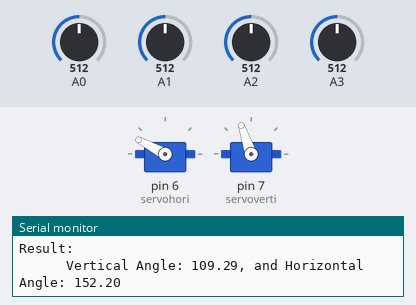
Simulated run of this sketch. Board: Arduino Uno, built with avr-gcc and run on an emulated ATmega328P. Parts: 2 × servo, the last lines printed to the serial monitor. Inputs (shaded band) come from the test bench; at power-on: A1 = 512, A2 = 512, A3 = 512, A0 = 512.

Above: at 3.6 s.
3.7 s: A1 set to 306
At 6.1 s:
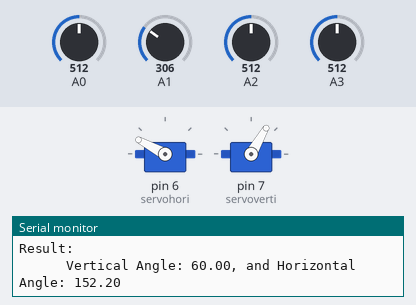
7.3 s: A2 set to 306
At 11.4 s:
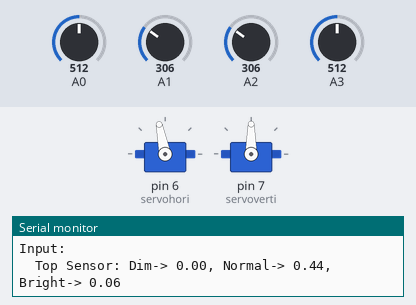
11.7 s: A1 set to 110
At 13.95 s:
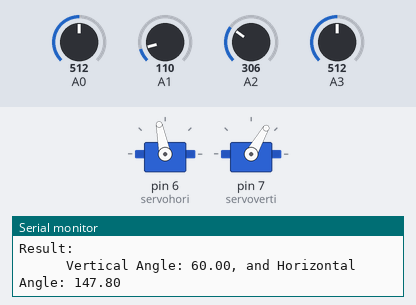
16.1 s: A3 set to 308
19.0 s: A3 set to 294
At 23.6 s:
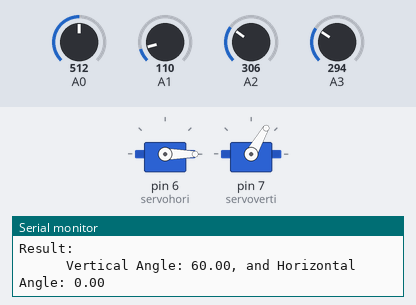
24.3 s: A2 set to 209
27.6 s: A2 set to 181
At 29.89 s:
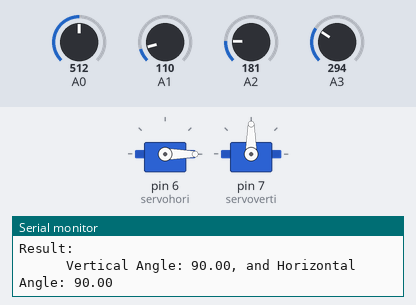
Timing chart, 0 to 32.8 s (numbered marks = the images above; inputs shaded):
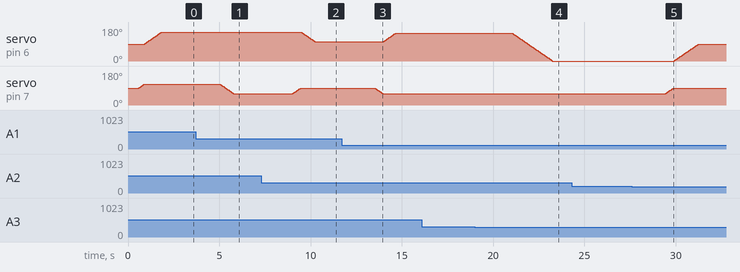

Measured:
- the behaviour switches between 301 and 300 on A3 (found by bisection; images 3 and 4)
- the behaviour switches between 200 and 199 on A2 (found by bisection; images 4 and 5)
- after the input at 3.7 s, servo on pin 7 (servoverti): moves from 109° to 60° over 0.72 s, starting after 1.4 s
- after the input at 7.3 s, servo on pin 6 (servohori): moves from 152° to 101° over 0.75 s, starting after 2.2 s; servo on pin 7 (servoverti): moves from 60° to 90° over 0.44 s, starting after 1.7 s
- after the input at 11.7 s, servo on pin 6 (servohori): moves from 101° to 147° over 0.66 s, starting after 2.3 s; servo on pin 7 (servoverti): moves from 90° to 60° over 0.44 s, starting after 1.8 s
- after the input at 19.0 s, servo on pin 6 (servohori): moves from 147° to 0° over 2.2 s, starting after 2.0 s
- after the input at 27.6 s, servo on pin 6 (servohori): moves from 0° to 90° over 1.3 s, starting after 2.3 s; servo on pin 7 (servoverti): moves from 60° to 90° over 0.44 s, starting after 1.8 s

The sketch:

Fuzzy_Logic_Solar_Tracking.ino
```cpp
#include <Fuzzy.h>
#include <Servo.h>

//Function to Read Sensor
float sensorRead(int analog)
{
  int value;
  value = analogRead(analog); // read the value from the sensor
  return value;
}

Servo servohori;  //Initialize Horizontal Servo Motor
Servo servoverti; //Initialize Vertical Servo Motor

int servoh = 0; //Store the current Angle of Horizontal Motor
int servov = 0; //Store the current Angle of Vertical Motor

int sensitivity = 1;

//Sensor Reading
int AnalogTop = A2; // select the input pin for LDR
int TopSensor = 0; // variable to store the value coming from the sensor

int AnalogBottom = A1; // select the input pin for LDR
int BottomSensor = 0; // variable to store the value coming from the sensor

int AnalogLeft = A3; // select the input pin for LDR
int LeftSensor = 0; // variable to store the value coming from the sensor

int AnalogRight = A0; // select the input pin for LDR
int RightSensor = 0; // variable to store the value coming from the sensor

// Fuzzy
Fuzzy *fuzzy = new Fuzzy();

// Top Sensor Fuzzy Input
FuzzySet *Tdim = new FuzzySet(0, 0, 100, 200);
FuzzySet *Tnormal = new FuzzySet(150, 250, 250, 350);
FuzzySet *Tbright = new FuzzySet(300, 400, 500, 500);

// Bottom Sensor Fuzzy Input
FuzzySet *Bdim = new FuzzySet(0, 0, 100, 200);
FuzzySet *Bnormal = new FuzzySet(150, 250, 250, 350);
FuzzySet *Bbright = new FuzzySet(300, 400, 500, 500);

// Left Sensor Fuzzy Input
FuzzySet *Ldim = new FuzzySet(0, 0, 100, 200);
FuzzySet *Lnormal = new FuzzySet(150, 250, 250, 350);
FuzzySet *Lbright = new FuzzySet(300, 400, 500, 500);

// Right Sensor Fuzzy Input
FuzzySet *Rdim = new FuzzySet(0, 0, 100, 200);
FuzzySet *Rnormal = new FuzzySet(150, 250, 250, 350);
FuzzySet *Rbright = new FuzzySet(300, 400, 500, 500);

// Vertical Motor Fuzzy Output
FuzzySet *Vlow = new FuzzySet(0, 45, 45, 65);
FuzzySet *Vmedium = new FuzzySet(65, 90, 90, 115);
FuzzySet *Vhigh = new FuzzySet(115, 135, 180, 180);

// Horizontal Motor Fuzzy Output
FuzzySet *Hlow = new FuzzySet(0, 45, 45, 65);
FuzzySet *Hmedium = new FuzzySet(65, 90, 90, 115);
FuzzySet *Hhigh = new FuzzySet(115, 135, 180, 180);


void setup()
{
  servohori.attach(6);
  servoverti.attach(7);
  Serial.begin(9600); //sets serial port for communication
  servoverti.write(90);
  servohori.write(90);

  // FuzzyInput Top
  FuzzyInput *sensorTop = new FuzzyInput(1);

  sensorTop->addFuzzySet(Tdim);
  sensorTop->addFuzzySet(Tnormal);
  sensorTop->addFuzzySet(Tbright);
  fuzzy->addFuzzyInput(sensorTop);

  // FuzzyInput Bottom
  FuzzyInput *sensorBottom = new FuzzyInput(2);

  sensorBottom->addFuzzySet(Bdim);
  sensorBottom->addFuzzySet(Bnormal);
  sensorBottom->addFuzzySet(Bbright);
  fuzzy->addFuzzyInput(sensorBottom);

  // FuzzyInput Left
  FuzzyInput *sensorLeft = new FuzzyInput(3);

  sensorLeft->addFuzzySet(Ldim);
  sensorLeft->addFuzzySet(Lnormal);
  sensorLeft->addFuzzySet(Lbright);
  fuzzy->addFuzzyInput(sensorLeft);

  // FuzzyInput Right
  FuzzyInput *sensorRight = new FuzzyInput(4);

  sensorRight->addFuzzySet(Rdim);
  sensorRight->addFuzzySet(Rnormal);
  sensorRight->addFuzzySet(Rbright);
  fuzzy->addFuzzyInput(sensorRight);

  // FuzzyOutput Vertical Motor
  FuzzyOutput *VMotor = new FuzzyOutput(1);

  VMotor->addFuzzySet(Vlow);
  VMotor->addFuzzySet(Vmedium);
  VMotor->addFuzzySet(Vhigh);
  fuzzy->addFuzzyOutput(VMotor);

  // FuzzyOutput Horizontal Motor
  FuzzyOutput *HMotor = new FuzzyOutput(2);

  HMotor->addFuzzySet(Hlow);
  HMotor->addFuzzySet(Hmedium);
  HMotor->addFuzzySet(Hhigh);
  fuzzy->addFuzzyOutput(HMotor);

  // North West
  // Building FuzzyRule Rule 1: if Top Bright And Left Bright then Vertical Servo Motor Low
  FuzzyRuleAntecedent *IfTopBrightAndLeftBright = new FuzzyRuleAntecedent();
  IfTopBrightAndLeftBright->joinWithAND(Tbright, Lbright);

  FuzzyRuleConsequent *thenVerticalMotorLow = new FuzzyRuleConsequent();
  thenVerticalMotorLow->addOutput(Vlow);

  FuzzyRule *fuzzyRule1 = new FuzzyRule(1, IfTopBrightAndLeftBright, thenVerticalMotorLow);
  fuzzy->addFuzzyRule(fuzzyRule1);

  // Building FuzzyRule Rule 2: if Top Bright And Left Bright then Horizontal Servo Motor High
  FuzzyRuleConsequent *thenHorizontalMotorHigh = new FuzzyRuleConsequent();
  thenHorizontalMotorHigh->addOutput(Hhigh);

  FuzzyRule *fuzzyRule2 = new FuzzyRule(2, IfTopBrightAndLeftBright, thenHorizontalMotorHigh);
  fuzzy->addFuzzyRule(fuzzyRule2);

  //North East
  // Building FuzzyRule Rule 3: if Top Bright And Right Bright then Vertical Servo Motor Low
  FuzzyRuleAntecedent *IfTopBrightAndRightBright = new FuzzyRuleAntecedent();
  IfTopBrightAndRightBright->joinWithAND(Tbright, Rbright);

  FuzzyRule *fuzzyRule3 = new FuzzyRule(3, IfTopBrightAndRightBright, thenVerticalMotorLow);
  fuzzy->addFuzzyRule(fuzzyRule3);

  // Building FuzzyRule Rule 4: if Top Bright And Right Bright then Horizontal Servo Motor Low
  FuzzyRuleConsequent *thenHorizontalMotorLow = new FuzzyRuleConsequent();
  thenHorizontalMotorLow->addOutput(Vlow);

  FuzzyRule *fuzzyRule4 = new FuzzyRule(4, IfTopBrightAndRightBright, thenHorizontalMotorLow);
  fuzzy->addFuzzyRule(fuzzyRule4);

  //South East
  // Building FuzzyRule Rule 5: if Bottom Bright And Right Bright then Vertical Servo Motor High
  FuzzyRuleAntecedent *IfBottomBrightAndRightBright = new FuzzyRuleAntecedent();
  IfBottomBrightAndRightBright->joinWithAND(Bbright, Rbright);

  FuzzyRuleConsequent *thenVerticalMotorHigh = new FuzzyRuleConsequent();
  thenVerticalMotorHigh->addOutput(Vhigh);

  FuzzyRule *fuzzyRule5 = new FuzzyRule(5, IfBottomBrightAndRightBright, thenVerticalMotorHigh);
  fuzzy->addFuzzyRule(fuzzyRule5);

  // Building FuzzyRule Rule 6: if Bottom Bright And Right Bright then Horizontal Servo Motor High
  FuzzyRule *fuzzyRule6 = new FuzzyRule(6, IfBottomBrightAndRightBright, thenHorizontalMotorHigh);
  fuzzy->addFuzzyRule(fuzzyRule6);

  //South West
  // Building FuzzyRule Rule 7: if Bottom Bright And Left Bright then Vertical Servo Motor High
  FuzzyRuleAntecedent *IfBottomBrightAndLeftBright = new FuzzyRuleAntecedent();
  IfBottomBrightAndLeftBright->joinWithAND(Lbright, Bbright);

  FuzzyRule *fuzzyRule7 = new FuzzyRule(7, IfBottomBrightAndLeftBright, thenVerticalMotorHigh);
  fuzzy->addFuzzyRule(fuzzyRule7);

  // Building FuzzyRule Rule 8: if Bottom Bright And Left Bright then Horizontal Servo Motor Low
  FuzzyRule *fuzzyRule8 = new FuzzyRule(8, IfBottomBrightAndLeftBright, thenHorizontalMotorLow);
  fuzzy->addFuzzyRule(fuzzyRule8);

  //Normal Top and Bottom
  // Building FuzzyRule Rule 9: if Bottom Normal And Top Normal then Vertical Servo Motor Medium
  FuzzyRuleAntecedent *IfBottomNormalAndTopNormal = new FuzzyRuleAntecedent();
  IfBottomNormalAndTopNormal->joinWithAND(Bnormal, Tnormal);

  FuzzyRuleConsequent *thenVerticalMotorMedium = new FuzzyRuleConsequent();
  thenVerticalMotorMedium->addOutput(Vmedium);

  FuzzyRule *fuzzyRule9 = new FuzzyRule(9, IfBottomNormalAndTopNormal, thenVerticalMotorMedium);
  fuzzy->addFuzzyRule(fuzzyRule9);

  // Building FuzzyRule Rule 10: if Bottom Normal And Top Normal then Horizontal Servo Motor Medium
  FuzzyRuleConsequent *thenHorizontalMotorMedium = new FuzzyRuleConsequent();
  thenHorizontalMotorMedium->addOutput(Hmedium);

  FuzzyRule *fuzzyRule10 = new FuzzyRule(10, IfBottomNormalAndTopNormal, thenHorizontalMotorMedium);
  fuzzy->addFuzzyRule(fuzzyRule10);

  //Normal Left and Right
  // Building FuzzyRule Rule 11: if Left Normal And Right Normal then Vertical Servo Motor Medium
  FuzzyRuleAntecedent *IfLeftNormalAndRightNormal = new FuzzyRuleAntecedent();
  IfLeftNormalAndRightNormal->joinWithAND(Lnormal, Rnormal);

  FuzzyRule *fuzzyRule11 = new FuzzyRule(11, IfLeftNormalAndRightNormal, thenVerticalMotorMedium);
  fuzzy->addFuzzyRule(fuzzyRule11);

  // Building FuzzyRule Rule 12: if Left Normal And Right Normal then Horizontal Servo Motor Medium
  FuzzyRule *fuzzyRule12 = new FuzzyRule(12, IfLeftNormalAndRightNormal, thenHorizontalMotorMedium);
  fuzzy->addFuzzyRule(fuzzyRule12);

  //Dim Top and Bottom
  // Building FuzzyRule Rule 13: if Bottom Dim And Top Dim then Vertical Servo Motor Medium
  FuzzyRuleAntecedent *IfBottomDimAndTopDim = new FuzzyRuleAntecedent();
  IfBottomDimAndTopDim->joinWithAND(Bdim, Tdim);

  FuzzyRule *fuzzyRule13 = new FuzzyRule(13, IfBottomDimAndTopDim, thenVerticalMotorMedium);
  fuzzy->addFuzzyRule(fuzzyRule13);

  // Building FuzzyRule Rule 14: if Bottom Dim And Top Dim then Horizontal Servo Motor Medium
  FuzzyRule *fuzzyRule14 = new FuzzyRule(14, IfBottomDimAndTopDim, thenHorizontalMotorMedium);
  fuzzy->addFuzzyRule(fuzzyRule14);

  //Dim Left and Right
  // Building FuzzyRule Rule 15: if Left Dim And Right Dim then Vertical Servo Motor Medium
  FuzzyRuleAntecedent *IfLeftDimAndRightDim = new FuzzyRuleAntecedent();
  IfLeftDimAndRightDim->joinWithAND(Ldim, Rdim);

  FuzzyRule *fuzzyRule15 = new FuzzyRule(15, IfLeftDimAndRightDim, thenVerticalMotorMedium);
  fuzzy->addFuzzyRule(fuzzyRule15);

  // Building FuzzyRule Rule 16: if Left Normal And Right Normal then Horizontal Servo Motor Medium
  FuzzyRule *fuzzyRule16 = new FuzzyRule(16, IfLeftDimAndRightDim, thenHorizontalMotorMedium);
  fuzzy->addFuzzyRule(fuzzyRule16);

}

void loop()
{
  //sensorRead(int analog)
  TopSensor = sensorRead(AnalogTop);
  BottomSensor = sensorRead(AnalogBottom);
  LeftSensor = sensorRead(AnalogLeft);
  RightSensor = sensorRead(AnalogRight);

  // Check and cap the sensor values at a maximum of 500
  if (TopSensor >= 500) {
      TopSensor = 500;
  }

  if (BottomSensor >= 500) {
      BottomSensor = 500;
  }

  if (LeftSensor >= 500) {
      LeftSensor = 500;
  }

  if (RightSensor >= 500) {
      RightSensor = 500;
  }

  Serial.println("\n\n\nSensor Values: ");
  Serial.print("\t\t\tTop Sensor: ");
  Serial.print(TopSensor);
  Serial.print(", Bottom Sensor: ");
  Serial.print(BottomSensor);
  Serial.print(", Left Sensor: ");
  Serial.println(LeftSensor);
  Serial.print(", Right Sensor: ");
  Serial.println(RightSensor);

  fuzzy->setInput(1, TopSensor);
  fuzzy->setInput(2, BottomSensor);
  fuzzy->setInput(3, LeftSensor);
  fuzzy->setInput(4, RightSensor);

  fuzzy->fuzzify();

  //Top Sensor Value
  Serial.println("Input: ");
  Serial.print("\tTop Sensor: Dim-> ");
  Serial.print(Tdim->getPertinence());
  Serial.print(", Normal-> ");
  Serial.print(Tnormal->getPertinence());
  Serial.print(", Bright-> ");
  Serial.println(Tbright->getPertinence());

  //Bottom Sensor Value
  Serial.println("Input: ");
  Serial.print("\tBottom Sensor: Dim-> ");
  Serial.print(Bdim->getPertinence());
  Serial.print(", Normal-> ");
  Serial.print(Bnormal->getPertinence());
  Serial.print(", Bright-> ");
  Serial.println(Bbright->getPertinence());

  //Left Sensor Value
  Serial.println("Input: ");
  Serial.print("\tLeft Sensor: Dim-> ");
  Serial.print(Ldim->getPertinence());
  Serial.print(", Normal-> ");
  Serial.print(Lnormal->getPertinence());
  Serial.print(", Bright-> ");
  Serial.println(Lbright->getPertinence());

  //Right Sensor Value
  Serial.println("Input: ");
  Serial.print("\tRight Sensor: Dim-> ");
  Serial.print(Rdim->getPertinence());
  Serial.print(", Normal-> ");
  Serial.print(Rnormal->getPertinence());
  Serial.print(", Bright-> ");
  Serial.println(Rbright->getPertinence());

  float VerticalAngle = fuzzy->defuzzify(1);
  float HorizontalAngle = fuzzy->defuzzify(2);

  //Set Limits
  if (VerticalAngle < 60){
    VerticalAngle = 60;
  }
  else if (VerticalAngle > 120){
    VerticalAngle = 120;
  }

  //Vertical Angle Details
  Serial.println("Output: ");
  Serial.print("\tVertical Angle: Low-> ");
  Serial.print(Vlow->getPertinence());
  Serial.print(", Medium-> ");
  Serial.print(Vmedium->getPertinence());
  Serial.print(", High-> ");
  Serial.println(Vhigh->getPertinence());

  //Horizontal Angle Details
  Serial.println("Output: ");
  Serial.print("\tHorizontal Angle: Low-> ");
  Serial.print(Hlow->getPertinence());
  Serial.print(", Medium-> ");
  Serial.print(Hmedium->getPertinence());
  Serial.print(", High-> ");
  Serial.println(Hhigh->getPertinence());


  //Result Details
  Serial.println("Result: ");
  Serial.print("\t\t\tVertical Angle: ");
  Serial.print(VerticalAngle);
  Serial.print(", and Horizontal Angle: ");
  Serial.println(HorizontalAngle);

  servov = servoverti.read();
  servoh = servohori.read();

  //Add Transition to Current Motor Angle to Sun Current Angle
  if (servov != VerticalAngle) {
    if (servov < VerticalAngle) {
      for (int i = servov; i <= VerticalAngle; i=i+sensitivity) {
        servoverti.write(i);
        delay(15); // Adjust delay as needed for smooth motion
      }
    } else {
      for (int i = servov; i >= VerticalAngle; i=i-sensitivity) {
        servoverti.write(i);
        delay(15); // Adjust delay as needed for smooth motion
      }
    }
  }

  if (servoh != HorizontalAngle) {
    if (servoh < HorizontalAngle) {
      for (int i = servoh; i <= HorizontalAngle; i=i+sensitivity) {
        servohori.write(i);
        delay(15); // Adjust delay as needed for smooth motion
      }
    } else {
      for (int i = servoh; i >= HorizontalAngle; i=i-sensitivity) {
        servohori.write(i);
        delay(15); // Adjust delay as needed for smooth motion
      }
    }
  }

  // wait 1 seconds
  delay(1000);
}
```
